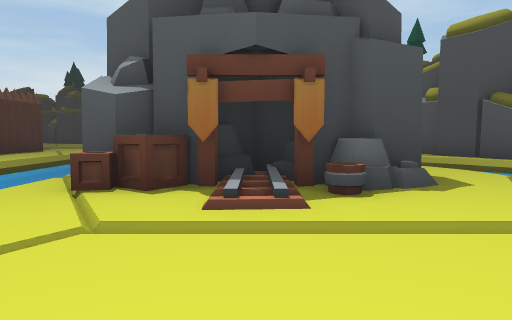
View 1 (above)

24 first-person views from a walk through a Unity game level. The camera is 1.3 m above the floor, tilts 4° down and sees 70° across. The floor is counted in squares, 2 m on a side. Each view is taken from the middle of a square. On the plan, view 1 faces up. The plan holds only what a view shows up to about 11 squares ahead; the rest is blank. The place goes on beyond the plan. The player is left out.

View 2
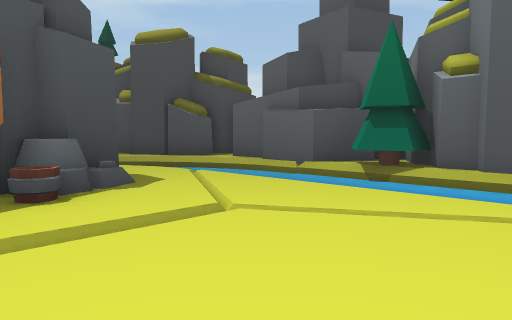

View 3
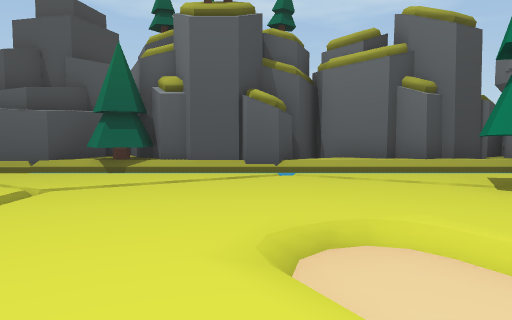

View 4
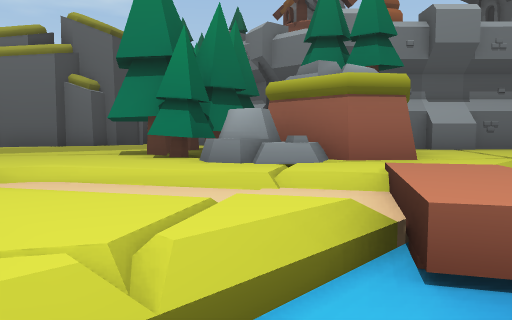

View 5
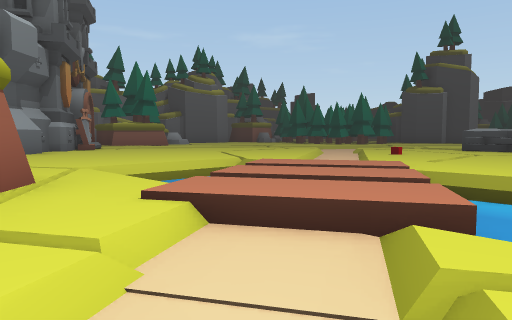

View 6
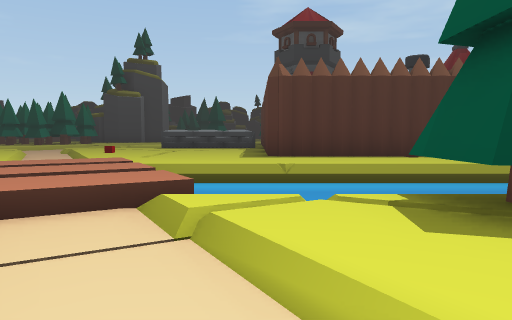

View 7
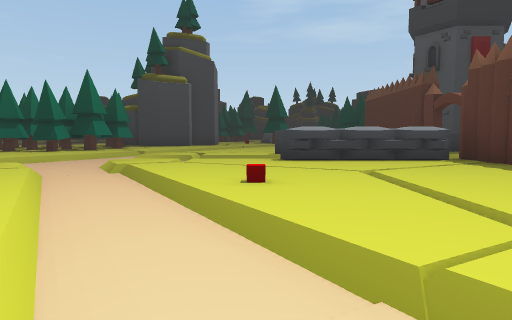

View 8
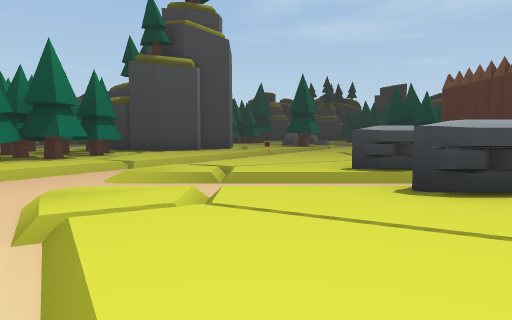

View 9
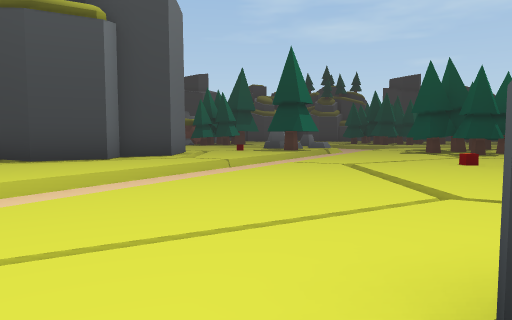

View 10
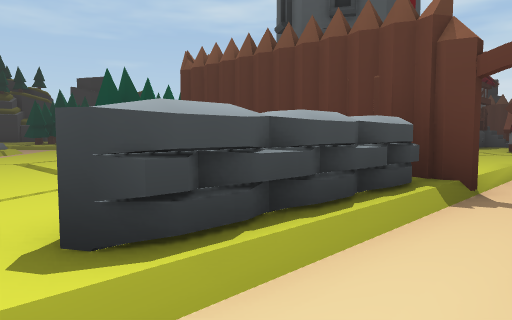

View 11
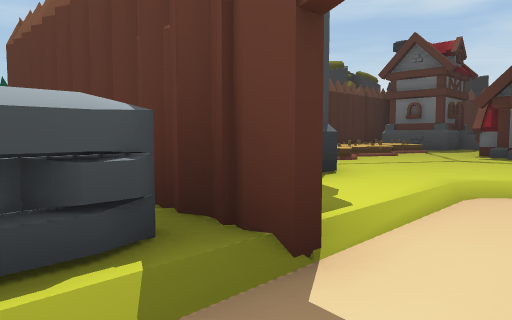

View 12
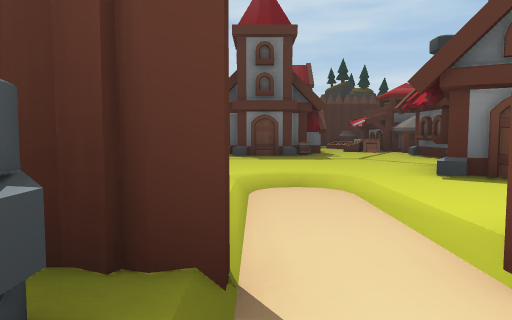

View 13
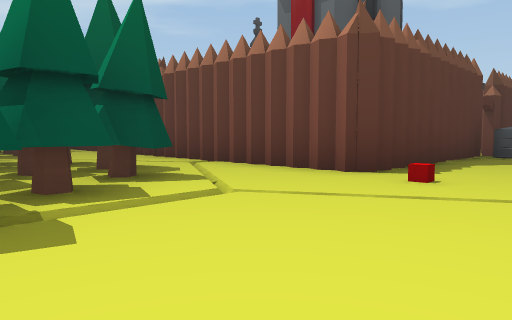

View 14
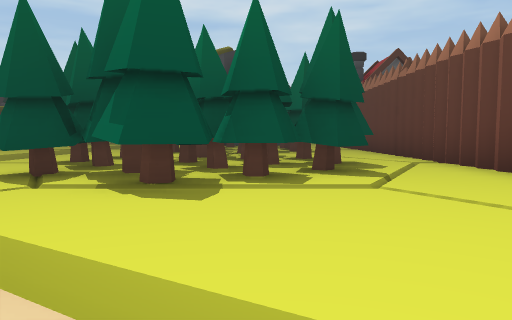

View 15
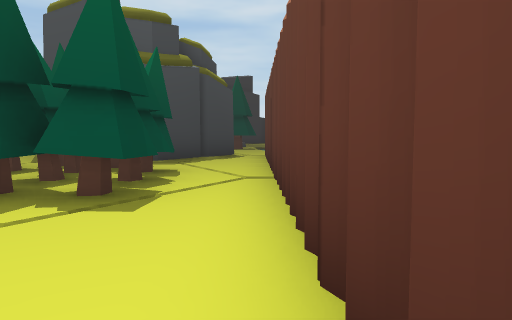

View 16
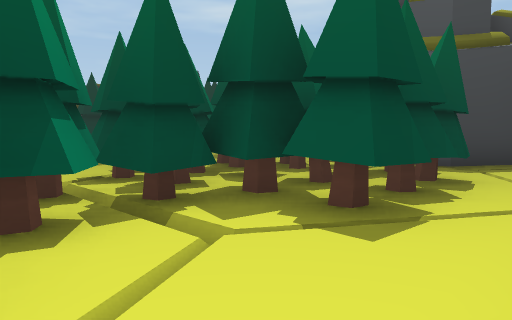

View 17
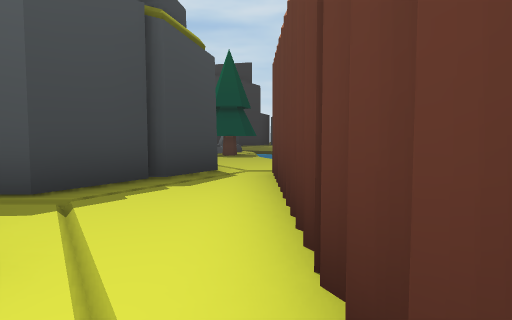

View 18
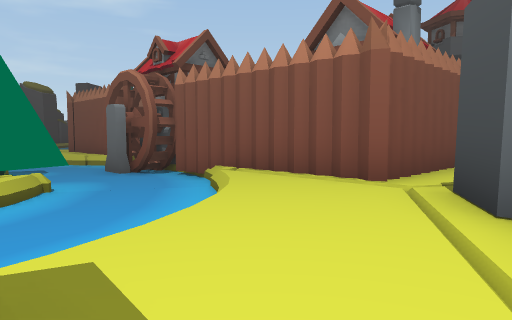

View 19
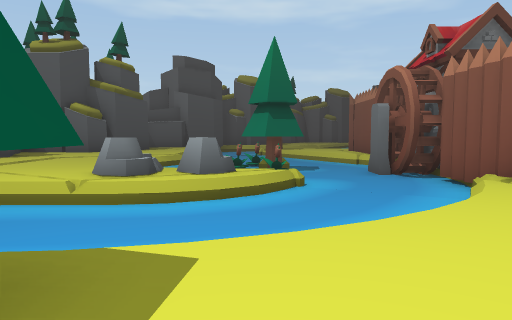

View 20
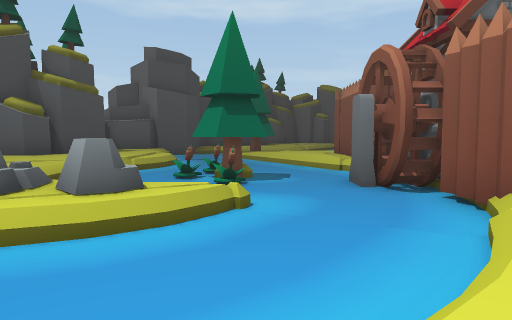

View 21
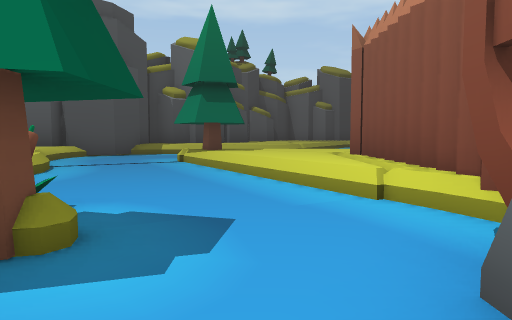

View 22
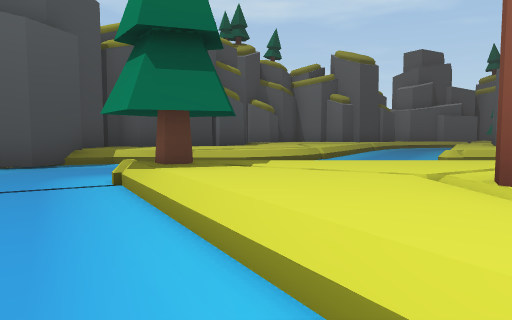

View 23
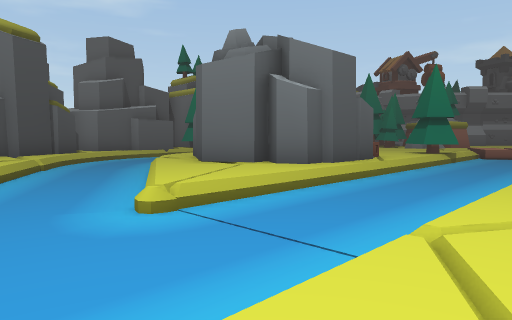

View 24
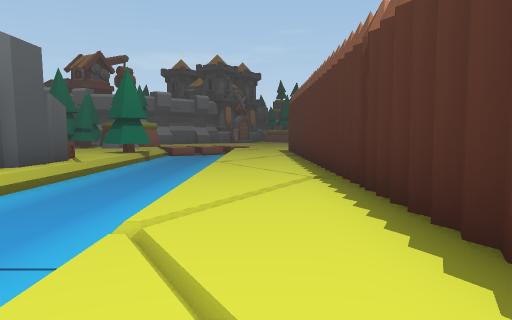

### Floor plan
Key: @ floor where view 1 was taken; # wall or solid block; . main floor; : floor 0.25 m higher than the main floor; - floor 0.25 m lower than the main floor; + floor 0.5 m higher than the main floor; _ floor 0.5 m lower than the main floor; / step, stairs or slope; = window, fence, low wall or low ledge; ^ raised ledge; O other object.
Columns run from 26 left of view 1 to 9 right of it. Each row starts with its distance up from view 1.
 20     OO__/OO  __////___####
 19    .O/__/O  ___________//##
 18    ...___// OOO_______ /..#
 17    .../___/__O____/OO  /..#
 16    #/../________//.//  //.
 15    ##.../___#__/..../  _/.
 14    ##.#####OOO####../__  /.
 13   ##/.#    OOO     //_____//
 12   #...#OO  O      #./__/____//..#
 11  O ...#O          #./__///____/.##
 10 OOOO/.OOO.        #//__//.//___/.#
  9 OOOO..# ..    OOO #./__/..../__ /.
  8 O OO..O +. ##OOO  #./__/.###.   _.#
  7 OOOO/.# ..O#OO.OO #//__/####O// _/#
  6 OOO...# :. O#..#  #./__/#O###./ _##
  5 .##...# .......   #./__/OOOO#./ _###
  4  ###/.# ......    #//__/O..O.// _OO#
  3  ###..#   ...O#   #./__/....../ _O##
  2 ####/.#  #.--##   #./__/O...../ _/ O
  1 ####/.#  #.--.    #//__OO....// _#O
  0 ###...#  # ###   ##./__/..@.../  #OO
 -1 ......####O#O##### ./__///-.../  /OO
 -2 /.../..../O//O/....//_=///...//  /.#
 -3 /-/.......O//O.....//^^///OO#O/  /##
 -4 O/-//.....O//O.....//^^//OOOO#/  /#
 -5 .../-//....//.../////=_//OOOOO   /#
 -6 ....//-/...//.../-///__/.O OO    /#
 -7 .##.../--/.//./--/.......OOO      ##
 -8   ##/.../-////-/.../..../.
 -9    ##/..///---// ./......##
-10     #OOOO../-      ......#
-11       OOOO...       ...###
-12       OOOO.          .O#

Where each view was taken, in squares from view 1:
view 1: 0 up, 0 right, facing up
view 2: 0 up, 0 right, facing up-right
view 3: 0 up, 2 left, facing right
view 4: 0 up, 4 left, facing down-right
view 5: 1 down, 1 left, facing down-left
view 6: 1 down, 0 right, facing left
view 7: 5 down, 6 left, facing left
view 8: 6 down, 10 left, facing left
view 9: 5 down, 15 left, facing left
view 10: 5 down, 14 left, facing up-left
view 11: 2 down, 14 left, facing up-left
view 12: 2 down, 15 left, facing up
view 13: 3 down, 25 left, facing up-right
view 14: 4 down, 24 left, facing up
view 15: 3 up, 21 left, facing up
view 16: 4 up, 21 left, facing up-left
view 17: 8 up, 21 left, facing up
view 18: 19 up, 23 left, facing down-right
view 19: 18 up, 23 left, facing right
view 20: 17 up, 21 left, facing right
view 21: 16 up, 15 left, facing right
view 22: 16 up, 11 left, facing right
view 23: 14 up, 7 left, facing down-right
view 24: 14 up, 7 left, facing down
